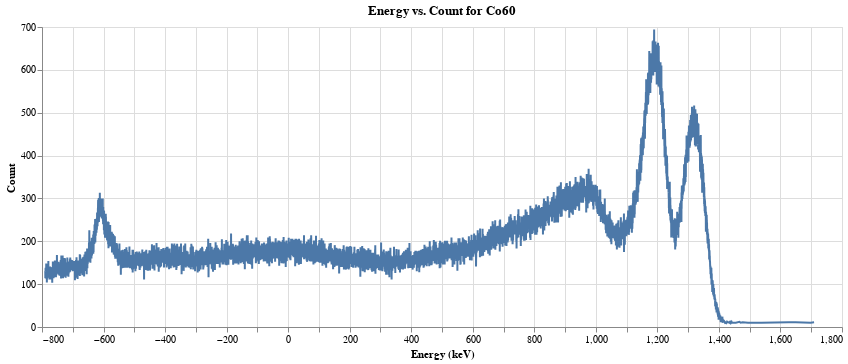

The code cell stored with this chart in its notebook:
### Markdown cell above
# Co60 Data

### Code cell
threshold = 10  # Set the threshold value

# Filter the counts based on the threshold and energy greater than 900 KeV
Co60_data_Filtered = Co60_data[(Co60_data['Count'] >= threshold) & (Co60_data['Energy (keV)'] > -790)]

# Create the Altair chart with log scale
alt.Chart(Co60_data_Filtered).mark_line().encode(
    x='Energy (keV)',
    y=alt.Y('Count')  # Set the y-axis scale to log
).interactive().properties(
    title='Energy vs. Count for Co60',
    width=800
)

### Figure 1 — Vega-Lite specification as saved in the notebook (floating-point values rounded to 4 significant figures; data arrays with more than 128 entries replaced by an {"elided": "..."} marker saying what was removed)
{"config": {"view": {"continuousWidth": 300, "continuousHeight": 300}}, "data": {"name": "data-6006e7f4e3e77fadb4ed3cba85014aa0"}, "mark": {"type": "line"}, "encoding": {"x": {"field": "Energy (keV)", "type": "quantitative"}, "y": {"field": "Count", "type": "quantitative"}}, "params": [{"name": "param_63", "select": {"type": "interval", "encodings": ["x", "y"]}, "bind": "scales"}], "title": "Energy vs. Count for Co60", "width": 800, "$schema": "https://vega.github.io/schema/vega-lite/v5.8.0.json", "datasets": {"data-6006e7f4e3e77fadb4ed3cba85014aa0": {"elided": "7721 records"}}}
